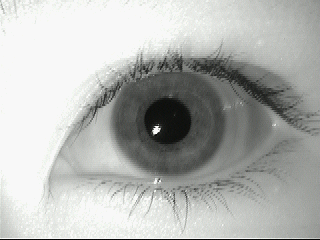
#> input picture dataset/IRIS and FINGERPRINT DATASET/1/left/aeval2.bmp, 320 x 240 px
$ python -i occlusion.py   (imports and definitions only)
#> lines starting #> are read from the running program, lines starting #| are printed output that depends on the picture; after the words box and inside, x2 and y2 are one past the last pixel; in counts of white or black regions, pixels touching at a corner belong together
import cv2
import numpy as np


# ============================================================
# EYELID OCCLUSION
# ============================================================

# [208 lines left out: function detect_lid_occlusion, not called in this run]


# ============================================================
# LASH MASK
# ============================================================

def detect_lash_mask(
    gray,
    threshold=30
):

#> called with threshold = 30
    enhanced = cv2.createCLAHE(
        clipLimit=2.0,
        tileGridSize=(8, 8)
    ).apply(gray)
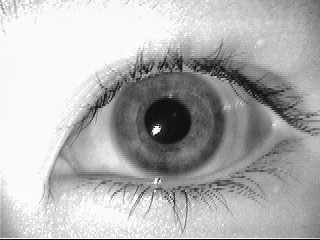
#> enhanced: shape (240, 320); min 3, max 253, mean 178.6

    horizontal = cv2.morphologyEx(
        enhanced,
        cv2.MORPH_BLACKHAT,
        cv2.getStructuringElement(
            cv2.MORPH_RECT,
            (11, 3)
        )
    )
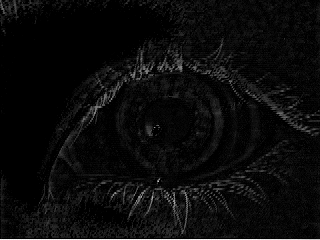
#> horizontal: shape (240, 320); min 0, max 248, mean 10.9

    vertical = cv2.morphologyEx(
        enhanced,
        cv2.MORPH_BLACKHAT,
        cv2.getStructuringElement(
            cv2.MORPH_RECT,
            (3, 11)
        )
    )
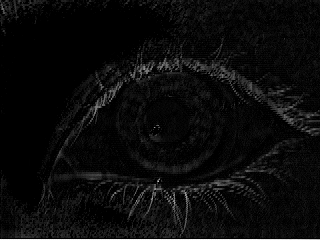
#> vertical: shape (240, 320); min 0, max 248, mean 10.9

    response = cv2.max(
        horizontal,
        vertical
    )

    return (
        response >= threshold
    )
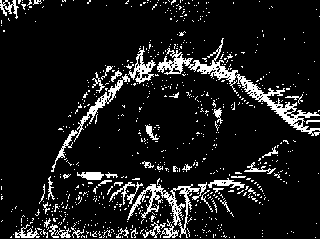
#> returned value: shape (240, 320) bool; 10.8% white in thin lines or dots


# ============================================================
# REFLECTION MASK
# ============================================================

# [44 lines left out: function detect_reflection_mask, not called in this run]

>>> import cv2
>>> picture = cv2.imread('../../dataset/IRIS and FINGERPRINT DATASET/1/left/aeval2.bmp', cv2.IMREAD_GRAYSCALE)
>>> result = detect_lash_mask(picture)

$ run again, on dataset/IRIS and FINGERPRINT DATASET/1/left/aeval4.bmp
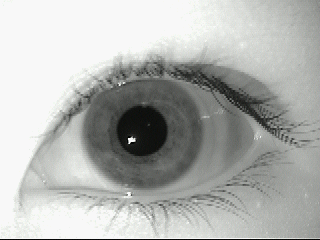
#> input picture dataset/IRIS and FINGERPRINT DATASET/1/left/aeval4.bmp, 320 x 240 px
#> in detect_lash_mask, `enhanced = cv2.createCLAHE( clipLimit=2.0, tileGridSize=(8, 8) ).apply..`:
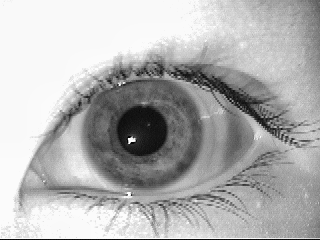
#> enhanced: shape (240, 320); min 2, max 253, mean 178.1
#> in detect_lash_mask, `return ( response >= threshold )`:
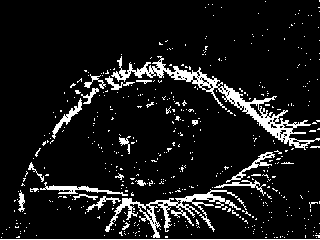
#> returned value: shape (240, 320) bool; 9.5% white; 483 white regions (461 under 20 px), largest, box (x1, y1, x2, y2) and area: (111, 56, 320, 150) 2335, (105, 189, 241, 238) 1428, (40, 182, 128, 196) 335
